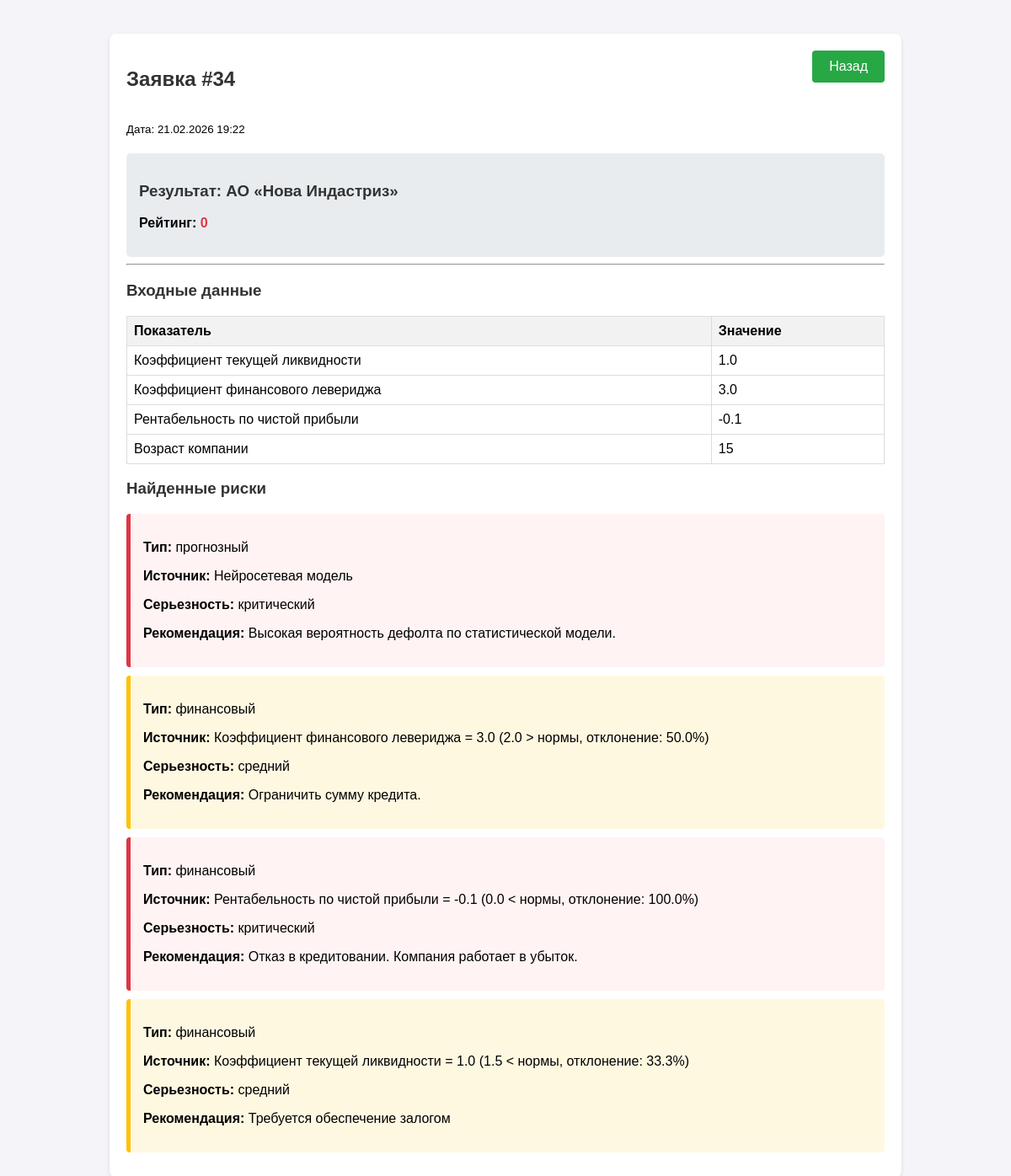
/history/34 (signed in), run on the app's committed database.
### app/models/models.py (models this page shows)
class CreditApplication(Base):
    __tablename__ = "applications"
    id = Column(Integer, primary_key=True, index=True)
    company_name = Column(String)
    industry = Column(String)
    financial_data = Column(JSON) # Храним JSON с коэффицентами
    business_description = Column(String)
    user_id = Column(Integer, ForeignKey("users.id"))
    rating = Column(Integer, default=0)
    status = Column(String, default="Обработан") # или "Отклонен"
    created_at = Column(DateTime, default=datetime.datetime.now)
    user_id = Column(Integer, ForeignKey("users.id", ondelete="CASCADE"))
    user = relationship("User", back_populates="applications")
    risks = relationship("FoundRisk", back_populates="application", cascade="all, delete-orphan")

class FoundRisk(Base):
    __tablename__ = "found_risks"
    id = Column(Integer, primary_key=True, index=True)
    application_id = Column(Integer, ForeignKey("applications.id"))
    risk_type = Column(String)
    source = Column(String)
    severity = Column(String)
    recommendation = Column(String)
    application_id = Column(Integer, ForeignKey("applications.id", ondelete="CASCADE"))
    application = relationship("CreditApplication", back_populates="risks")

### app/api/views.py (the view)
@router.get("/history/{app_id}", response_class=HTMLResponse)
async def application_details(
    request: Request,
    app_id: int,
    user = Depends(require_user),
    db: Session = Depends(get_db)
):
    application = db.query(CreditApplication).filter(CreditApplication.id == app_id).first()
    if not application or (user.role != "admin" and application.user_id != user.id):
        raise HTTPException(status_code=404, detail="Заявка не найдена")
    risks = db.query(FoundRisk).filter(FoundRisk.application_id == app_id).all()
    return templates.TemplateResponse("main/details.html", {
        "request": request,
        "user": user,
        "app": application,
        "risks": risks,
        "labels": FINANCIAL_LABELS
    })

### app/templates/main/details.html (shortened to what this page needs)
{% extends "base.html" %}
{% block content %}
<div style="display: flex; justify-content: space-between;">
    <h2>Заявка #{{ app.id }}</h2>
    <a href="/profile"><button>Назад</button></a>
</div>
<p><small>Дата: {{ app.created_at.strftime('%d.%m.%Y %H:%M') }}</small></p>
<div class="stats">
    <h3>Результат: {{ app.company_name }}</h3>
    <p><strong>Рейтинг:</strong>
        <span class="{% if app.rating > 70 %}text-success{% elif app.rating > 40 %}text-warning{% else %}text-danger{% endif %}">
            {{ app.rating }}
        </span>
    </p>
</div>
<hr>
<h3>Входные данные</h3>
<table>
    <tr><th>Показатель</th><th>Значение</th></tr>
    {% for key, value in app.financial_data.items() %}
    <tr>
        <td>{{ labels.get(key, key) }}</td>
        <td>{{ value }}</td>
    </tr>
    {% endfor %}
</table>
<h3>Найденные риски</h3>
{% if risks %}
    {% for risk in risks %}
    {% if risk.severity == 'критический' %}
        <div class="risk-card-critical">
    {% elif risk.severity == 'средний' %}
        <div class="risk-card-medium">
    {% else %}
        <div class="risk-card-low">
    {% endif %}
        <p><strong>Тип:</strong> {{ risk.risk_type }}</p>
        <p><strong>Источник:</strong> {{ risk.source }}</p>
        <p><strong>Серьезность:</strong> {{ risk.severity }}</p>
        <p><strong>Рекомендация:</strong> {{ risk.recommendation }}</p>
    </div>
    {% endfor %}
{% else %}
    <p class="text-success">Риски не обнаружены.</p>
{% endif %}
{% endblock %}

### app/templates/base.html (style rules this page uses)
body { font-family: Arial, sans-serif; margin: 40px; background-color: #f4f4f9; }
h1, h2, h3 { color: #333; }
button { background-color: #28a745; color: white; padding: 10px 20px; border: none; border-radius: 4px; cursor: pointer; font-size: 16px; }
a { text-decoration: none; color: #007bff; }
.text-danger { color: #dc3545; font-weight: bold; }
.stats { background-color: #e9ecef; padding: 15px; border-radius: 5px; margin-top: 20px; }
table { width: 100%; border-collapse: collapse; margin-top: 10px; }
th, td { border: 1px solid #ddd; padding: 8px; text-align: left; }
th { background-color: #f2f2f2; }

### app/templates/main/details.html (style rules this page uses)
.risk-card-critical { border-left: 5px solid #dc3545; background-color: #fff3f3; padding: 15px; margin-bottom: 10px; border-radius: 4px; }
.risk-card-medium { border-left: 5px solid #ffc107; background-color: #fff8e1; padding: 15px; margin-bottom: 10px; border-radius: 4px; }

### data on the page
CreditApplication: id "34", created_at "21.02.2026 19:22", company_name "АО «Нова Индастриз»", rating "0"
FoundRisk: risk_type "прогнозный", source "Нейросетевая модель", severity "критический", recommendation "Высокая вероятность дефолта по статистической модели."
FoundRisk: risk_type "финансовый", source "Коэффициент финансового левериджа = 3.0 (2.0 > нормы, отклонение: 50.0%)", severity "средний", recommendation "Ограничить сумму кредита."
FoundRisk: risk_type "финансовый", source "Рентабельность по чистой прибыли = -0.1 (0.0 < нормы, отклонение: 100.0%)", severity "критический", recommendation "Отказ в кредитовании. Компания работает в убыток."
FoundRisk: risk_type "финансовый", source "Коэффициент текущей ликвидности = 1.0 (1.5 < нормы, отклонение: 33.3%)", severity "средний", recommendation "Требуется обеспечение залогом"

### other printed values
{{ labels.get(key, key) }} "Коэффициент текущей ликвидности" "Коэффициент финансового левериджа" "Рентабельность по чистой прибыли" "Возраст компании"
{{ value }} "1.0" "3.0" "-0.1" "15"
